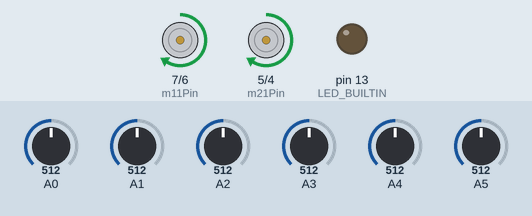
Bench run of a sketch on a simulated Arduino Uno, built with avr-gcc and run on an emulated ATmega328P. Shown: motor-driver pin pairs drawn as motors (green arrow = first pin HIGH = forward, orange = second pin HIGH = backward, longer = more drive, scaled by the enable pin), output pins drawn as LEDs (lit = HIGH). The inputs (shaded band) are chosen by the test bench; at power-on: A0 = 512, A4 = 512, A5 = 512, A1 = 512, A2 = 512, A3 = 512.

Above: at 4.9 s.
5.0 s: A0 set to 522
6.5 s: A4 set to 542
8.0 s: A5 set to 549
9.5 s: A5 set to 579
11.0 s: A5 set to 716
At 12.0 s:
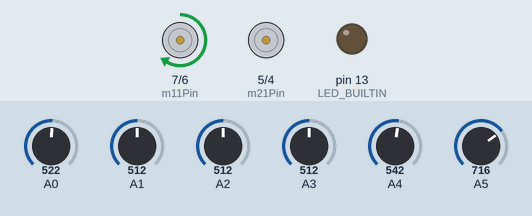
12.5 s: A1 set to 716
At 13.3 s:
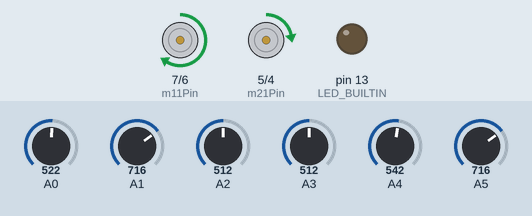
Timing chart, 0 to 15.0 s (numbered marks = the images above; inputs shaded):
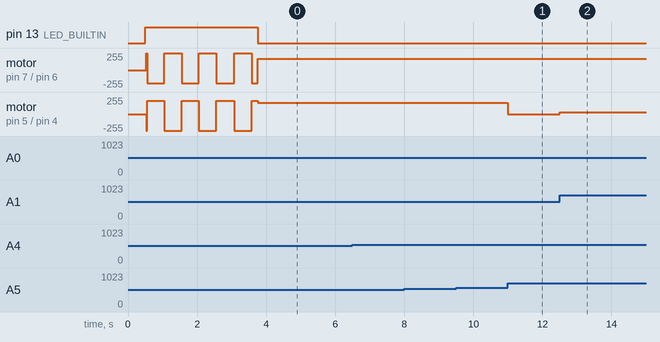

Measured:
- after the input at 8.0 s, every drawn part: stays the same
- after the input at 11.0 s, motor on pin 5 (m21Pin) / pin 4 (m22Pin): forward 170/255 → stopped at once
- after the input at 12.5 s, motor on pin 5 (m21Pin) / pin 4 (m22Pin): stopped → forward 30/255 at once

The sketch:

line.ino
```cpp
#include <QTRSensors.h>
const int m11Pin = 7;
const int m12Pin = 6;
const int m21Pin = 5;
const int m22Pin = 4;
const int m1Enable = 11;
const int m2Enable = 10;

int m1Speed = 0;
int m2Speed = 0;


// increase kp’s value and see what happens
//Case 1: full batery
// kp:5, kd:0 , 150 speed - slow, follow linie

//Case 2:
// kp:6, kd:0 , 160 speed - slow, NO follow linie

//Case 3:
// kp:5, kd:1 , 200 speed - slow, NO follow linie

//Case 4:
// kp:5, kd:0 , 160 speed - slow, NO follow linie

float kp = 140; //7,5,140
float ki = 0;
float kd = 180; //2,1,180


int p = 1;
int i = 0;
int d = 0;

int error = 0;
int lastError = 0;

const int maxSpeed = 200;
const int minSpeed = -200;

const int baseSpeed = 170; //170

QTRSensors qtr;

const int sensorCount = 6;
int sensorValues[sensorCount];
int sensors[sensorCount] = {0, 0, 0, 0, 0, 0};


//CALIBRATION

//speed variables
const int speedMotorLeft = 0;
const int speedMotorRight = 200;
//time variables
const int movementTime = 500;  //for left-right movements
const int turnMovementTime = 1000;  //for left-right movements
long int lastMovementTime;
long int lastTurnTime;
bool left = false;


void setup() {

  // pinMode setup
  pinMode(m11Pin, OUTPUT);
  pinMode(m12Pin, OUTPUT);
  pinMode(m21Pin, OUTPUT);
  pinMode(m22Pin, OUTPUT);
  pinMode(m1Enable, OUTPUT);
  pinMode(m2Enable, OUTPUT);

  qtr.setTypeAnalog();
  qtr.setSensorPins((const uint8_t[]){A0, A1, A2, A3, A4, A5}, sensorCount);

  delay(500);
  pinMode(LED_BUILTIN, OUTPUT);
  digitalWrite(LED_BUILTIN, HIGH); // turn on Arduino's LED to indicate we are in calibration mode

  // calibrate the sensor. For maximum grade the line follower should do the movement itself, without human interaction.
  autoCalibrate();
  //  for (uint16_t i = 0; i < 400; i++)
  // {
  //   qtr.calibrate();
    // do motor movement here, with millis() as to not ruin calibration)
  //}


  digitalWrite(LED_BUILTIN, LOW);

  Serial.begin(9600);

}

void loop() {

  pidControl(kp,ki,kd);
  setMotorSpeed(m1Speed, m2Speed);


//  DEBUGGING
//  Serial.print("Error: ");
//  Serial.println(error);
//  Serial.print("M1 speed: ");
//  Serial.println(m1Speed);
//
//  Serial.print("M2 speed: ");
//  Serial.println(m2Speed);
//
//  delay(250);
}


// calculate PID value based on error, kp, kd, ki, p, i and d.
void pidControl(float kp, float ki, float kd) {
 int error = map(qtr.readLineBlack(sensorValues), 0, 5000, -50, 50);

  p = error;
  i = i + error;
  d = error - lastError;
  lastError = error;

  int motorSpeed = kp * p + ki * i + kd * d; // = error in this case

  m1Speed = baseSpeed;
  m2Speed = baseSpeed;

  // a bit counter intuitive because of the signs
  // basically in the first if, you substract the error from m1Speed (you add the negative)
  // in the 2nd if you add the error to m2Speed (you substract the negative)
  // it's just the way the values of the sensors and/or motors lined up
  if (error < 0) {
    m1Speed += motorSpeed;
  }
  else if (error > 0) {
    m2Speed -= motorSpeed;
  }
  // make sure it doesn't go past limits. You can use -255 instead of 0 if calibrated programmed properly.
  // making sure we don't go out of bounds
  // maybe the lower bound should be negative, instead of 0? This of what happens when making a steep turn
  m1Speed = constrain(m1Speed, 0, maxSpeed);
  m2Speed = constrain(m2Speed, 0, maxSpeed);
}


// each arguments takes values between -255 and 255. The negative values represent the motor speed in reverse.
void setMotorSpeed(int motor1Speed, int motor2Speed) {
  // remove comment if any of the motors are going in reverse
  //  motor1Speed = -motor1Speed;
  //  motor2Speed = -motor2Speed;
  if (motor1Speed == 0) {
    digitalWrite(m11Pin, LOW);
    digitalWrite(m12Pin, LOW);
    analogWrite(m1Enable, motor1Speed);
  }
  else {
    if (motor1Speed > 0) {
      digitalWrite(m11Pin, HIGH);
      digitalWrite(m12Pin, LOW);
      analogWrite(m1Enable, motor1Speed);
    }
    if (motor1Speed < 0) {
      digitalWrite(m11Pin, LOW);
      digitalWrite(m12Pin, HIGH);
      analogWrite(m1Enable, -motor1Speed);
    }
  }
  if (motor2Speed == 0) {
    digitalWrite(m21Pin, LOW);
    digitalWrite(m22Pin, LOW);
    analogWrite(m2Enable, motor2Speed);
  }
  else {
    if (motor2Speed > 0) {
      digitalWrite(m21Pin, HIGH);
      digitalWrite(m22Pin, LOW);
      analogWrite(m2Enable, motor2Speed);
    }
    if (motor2Speed < 0) {
      digitalWrite(m21Pin, LOW);
      digitalWrite(m22Pin, HIGH);
      analogWrite(m2Enable, -motor2Speed);
    }
  }
}


void autoCalibrate() {

  for (uint16_t i = 0; i < 130; i++) { //400
    qtr.calibrate();
    // do motor movement here, with millis() as to not ruin calibration)
    if (left) {  //turn to left
      setMotorSpeed(-200,200);//-200 200
    } else {  //turn to right
      setMotorSpeed(250,-250);//200 -200
    }
    if (millis() - lastMovementTime > movementTime) {  //time past
       left = !left;  //change direction
       lastMovementTime = millis();
    }


  }
}
```
